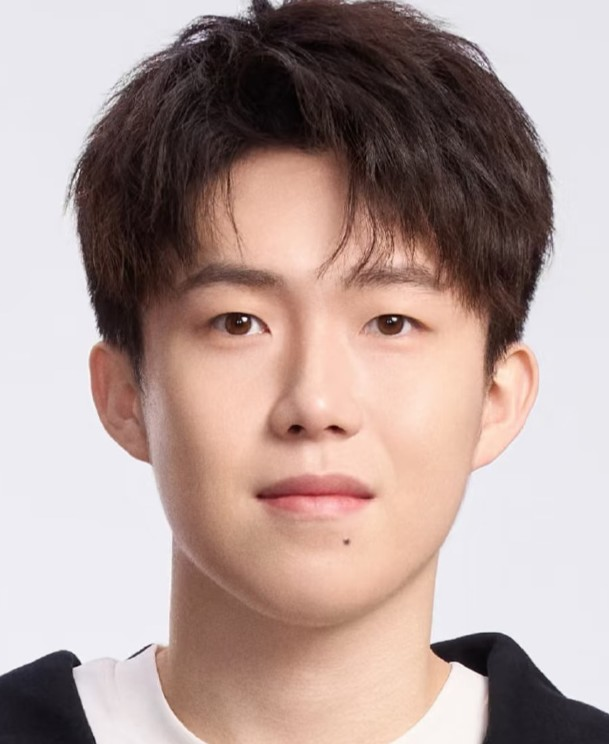
#> input picture Images/007BG4gmgy1hw20rmg1d1j31401kh12s.jpg, 609 x 744 px
$ python -i preprocessing.py   (imports and definitions only)
#> lines starting #> are read from the running program, lines starting #| are printed output that depends on the picture
#> further down, picture is the input picture: shape (744, 609, 3); mean B, G, R 151.9, 156.7, 177.6
"""
DeepFocus 图像预处理模块

实现CLAHE自适应直方图均衡化等图像增强算法
"""

import cv2
import numpy as np
from typing import Optional
import logging


def apply_clahe(
    image: np.ndarray,
    clip_limit: float = 2.0,
    tile_size: int = 8
) -> np.ndarray:
    """
    应用CLAHE（Contrast Limited Adaptive Histogram Equalization）
    限制对比度自适应直方图均衡化

    CLAHE是传统直方图均衡化的改进版本，能够有效增强局部对比度，
    同时避免噪声放大。特别适合处理光照不均的图像。

    算法原理：
        1. 将图像分成若干小块（tiles），例如8x8
        2. 每个小块独立进行直方图均衡化
        3. 使用clip_limit限制对比度，防止噪声放大
        4. 使用双线性插值平滑块边界

    Args:
        image: 输入图像（BGR格式或灰度图）
        clip_limit: 对比度限制阈值，范围通常为1.0-4.0
            - 值越大，对比度增强越明显
            - 值越小，噪声放大越少
            - 默认2.0为经验最优值
        tile_size: 分块大小（像素），默认8x8
            - 值越小，局部增强越细致
            - 值越大，处理速度越快

    Returns:
        np.ndarray: 增强后的图像，格式与输入相同

    Examples:
        >>> img = cv2.imread("dark_image.jpg")
        >>> enhanced = apply_clahe(img, clip_limit=2.0, tile_size=8)
        >>> cv2.imwrite("enhanced.jpg", enhanced)

    References:
        Zuiderveld, Karel. "Contrast limited adaptive histogram equalization."
        Graphics gems (1994): 474-485.
    """
#> called with clip_limit = 2, tile_size = 8
    logger = logging.getLogger(__name__)

    # 如果是彩色图，转换到LAB色彩空间
    # LAB空间将亮度（L）和色度（A, B）分离
    # 只对亮度通道进行增强，保持颜色不变
    if len(image.shape) == 3:
        logger.debug("彩色图像，转换到LAB空间处理")

        # BGR转LAB
        lab = cv2.cvtColor(image, cv2.COLOR_BGR2LAB)
#> lab: shape (744, 609, 3); mean of channels 0, 1, 2 165.3, 135.4, 133.7

        # 分离通道
        l_channel, a_channel, b_channel = cv2.split(lab)
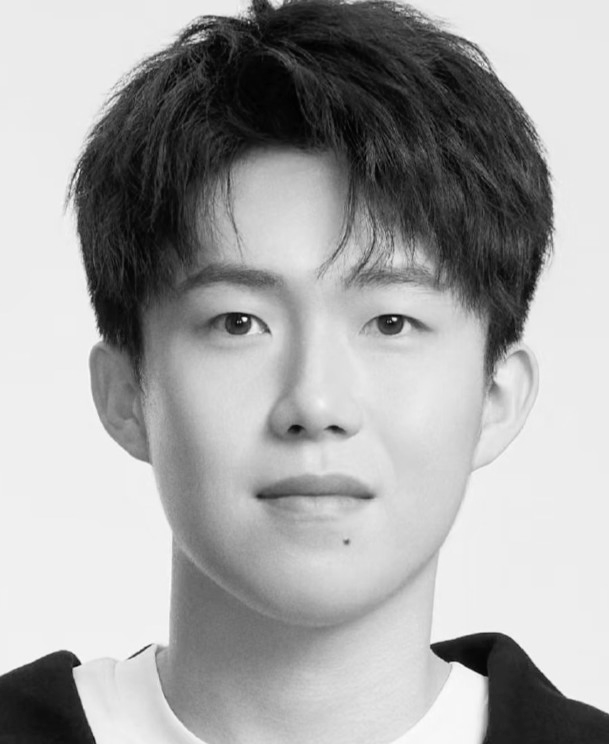
#> l_channel: shape (744, 609); min 1, max 251, mean 165.3
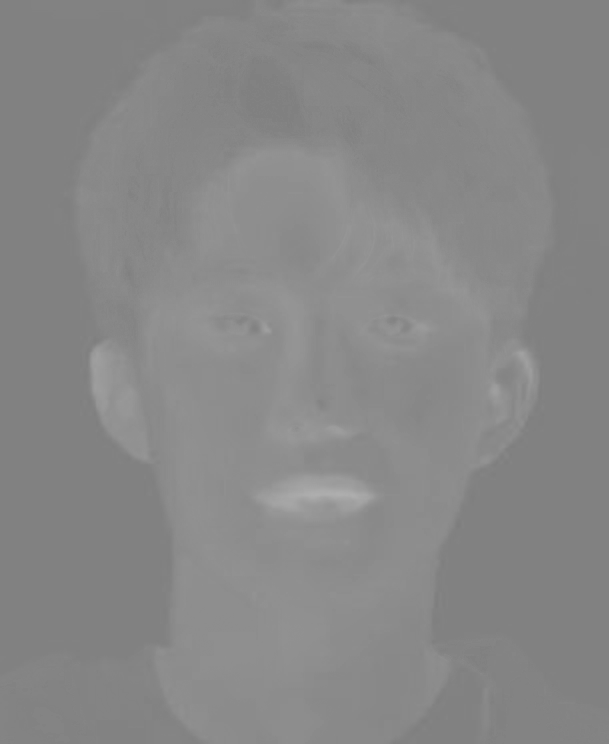
#> a_channel: shape (744, 609); min 125, max 175, mean 135.4

        # 创建CLAHE对象
        clahe = cv2.createCLAHE(
            clipLimit=clip_limit,
            tileGridSize=(tile_size, tile_size)
        )

        # 只对L（亮度）通道应用CLAHE
        l_channel = clahe.apply(l_channel)
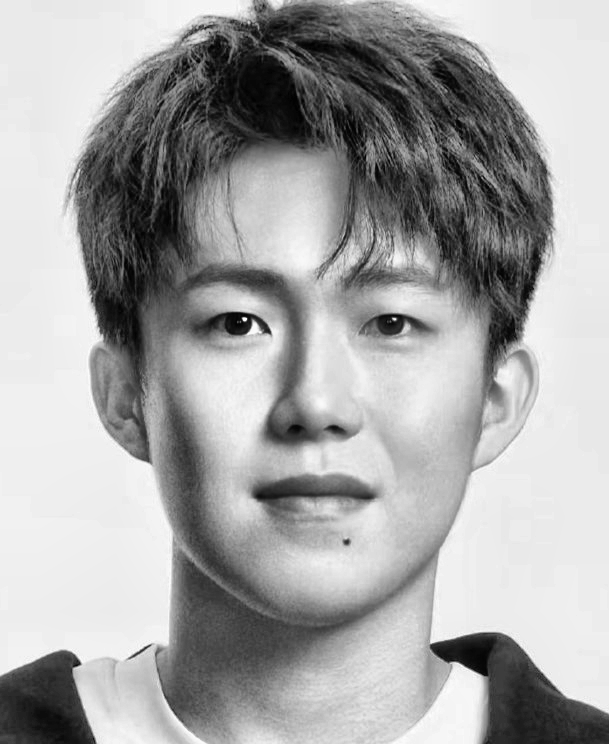
#> l_channel: shape (744, 609); min 1, max 253, mean 165.9

        # 合并通道
        lab = cv2.merge([l_channel, a_channel, b_channel])
#> lab: shape (744, 609, 3); mean of channels 0, 1, 2 165.9, 135.4, 133.7

        # LAB转回BGR
        enhanced = cv2.cvtColor(lab, cv2.COLOR_LAB2BGR)
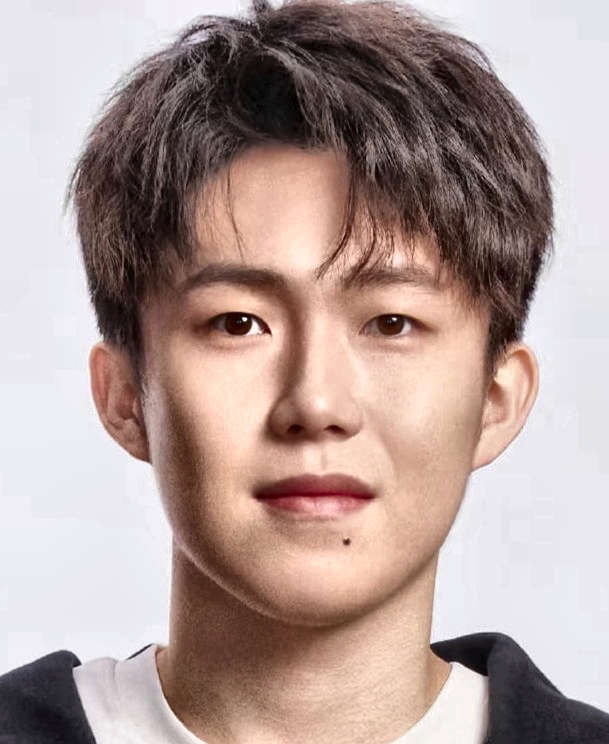
#> enhanced: shape (744, 609, 3); mean B, G, R 152.2, 156.9, 177

        logger.debug("CLAHE增强完成（彩色图）")
        return enhanced

    else:
        # 灰度图直接处理
        logger.debug("灰度图像，直接应用CLAHE")

        clahe = cv2.createCLAHE(
            clipLimit=clip_limit,
            tileGridSize=(tile_size, tile_size)
        )

        enhanced = clahe.apply(image)

        logger.debug("CLAHE增强完成（灰度图）")
        return enhanced


# [90 lines left out: functions histogram_equalization, gamma_correction, denoise_image, not called in this run]


def enhance_image_quality(
    image: np.ndarray,
    apply_clahe_flag: bool = True,
    denoise_flag: bool = False
) -> np.ndarray:
    """
    综合图像质量增强

    整合多种预处理技术，一站式提升图像质量。

    Args:
        image: 输入图像
        apply_clahe_flag: 是否应用CLAHE增强
        denoise_flag: 是否去噪

    Returns:
        np.ndarray: 增强后的图像
    """
    result = image.copy()

    # 去噪（如果需要）
    if denoise_flag:
        result = denoise_image(result, method='bilateral', strength=5)

    # CLAHE增强（如果需要）
    if apply_clahe_flag:
        result = apply_clahe(result, clip_limit=2.0, tile_size=8)

    return result

>>> import cv2
>>> picture = cv2.imread('../Images/007BG4gmgy1hw20rmg1d1j31401kh12s.jpg')
>>> result = enhance_image_quality(picture)

$ run again, on Images/0d338744ebf81a4c510fef562a737759252dd52a08a0.jpg
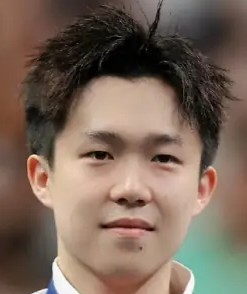
#> input picture Images/0d338744ebf81a4c510fef562a737759252dd52a08a0.jpg, 247 x 294 px
#> picture is the input picture: shape (294, 247, 3); mean B, G, R 89.5, 103, 122.2
#> in apply_clahe, `l_channel = clahe.apply(l_channel)`:
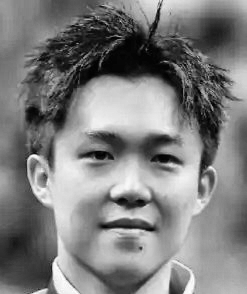
#> l_channel: shape (294, 247); min 1, max 255, mean 125.9
#> in apply_clahe, `enhanced = cv2.cvtColor(lab, cv2.COLOR_LAB2BGR)`:
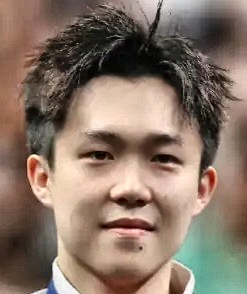
#> enhanced: shape (294, 247, 3); mean B, G, R 102.4, 116.1, 135.6
